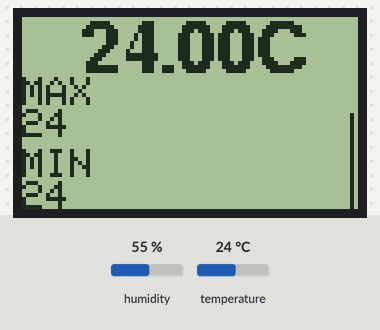
Recording of a sketch running on a simulated Arduino Uno, built with avr-gcc and run on an emulated ATmega328P. On the bench: 84×48 one-colour display. The test bench sets the inputs (shaded band); at power-on: temperature 24 °C, humidity 55 %.

Above: at 10.3 s.
At 17.5 s:
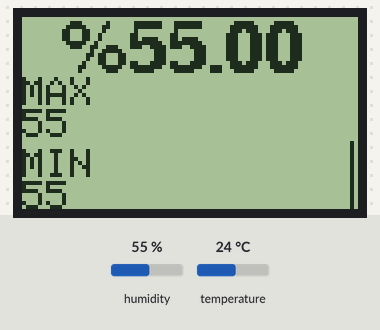
17.6 s: temperature set to 12 °C
At 31.3 s:
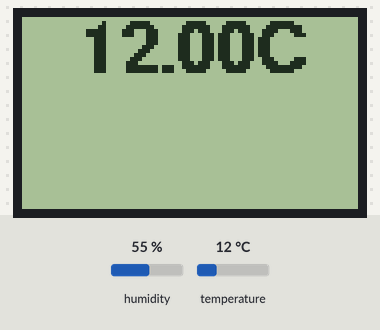
At 32.7 s:
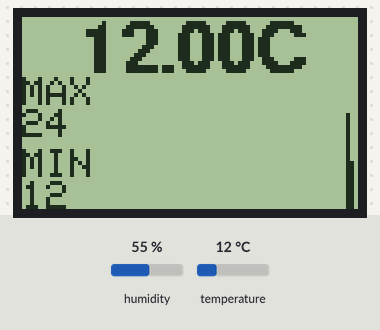
Timing chart, 0 to 34.2 s (numbered marks = the images above; inputs shaded):
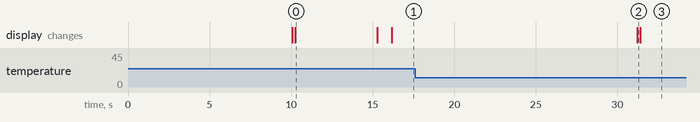

The sketch:

cpu.ino
```cpp
#include <ArduinoJson.h>
#include <SPI.h>
#include <Adafruit_GFX.h>
#include <DHT.h>
#include <DHT22.h>
#include <Adafruit_Sensor.h>
#include <Adafruit_PCD8544.h>
#include <Fonts/FreeSansBold9pt7b.h>

String message = "";
bool messageReady = false;

#define DHTPIN 14
#define DHTTYPE DHT22
#define RST 6
#define CE 2
#define DC 3
#define DIN 4
#define CLK 5

#define VALUEHEIGHT 16
#define GRAPHHEIGHT 24
#define LOGHEIGHT 8
#define GRAPHWIDHT 66
#define VALUESIZE 58
#define VALUETIME 15

Adafruit_PCD8544 display = Adafruit_PCD8544(CLK, DIN, DC, CE, RST);
DHT dht(DHTPIN, DHTTYPE);

int graphStartPixel = 25;
float temperatureStack[VALUESIZE];
float humidityStack[VALUESIZE];

void setup()
{
  Serial.begin(9600);
  display.setFont(&FreeSansBold9pt7b);
  display.begin();
  display.setContrast(30);
  display.clearDisplay();
  display.setCursor(1, 27);
  display.println("Starting...");
  display.display();
  dht.begin();
  for (int i = 0; i < VALUESIZE; i++)
  {
    temperatureStack[i] = 0;
    humidityStack[i] = 0;
  }
}

void showValues(boolean isTemperature)
{
  display.clearDisplay();
  if (isTemperature)
  {
    display.setFont(&FreeSansBold9pt7b);
    display.setCursor(14, 13);
    display.print(temperatureStack[VALUESIZE - 1]);
    display.print("C");
  }
  else
  {

    display.setFont(&FreeSansBold9pt7b);
    display.setCursor(10, 13);
    display.print("%");
    display.println(humidityStack[VALUESIZE - 1]);
  }
  display.display();
  for (int j = 0; j < VALUESIZE; j++)
  {
    if (isTemperature)
    {
      display.writeLine(j + graphStartPixel, (VALUESIZE - 10) - (temperatureStack[j]), j + graphStartPixel, VALUESIZE - 10, BLACK);
      findMaxMinValue(true);
    }
    else
    {
      display.writeLine(j + graphStartPixel, (VALUESIZE - 10) - (humidityStack[j] * 0.3), j + graphStartPixel, VALUESIZE - 10, BLACK);
      findMaxMinValue(false);
    }
  }
  display.display();
}

/**
   Push data to stack
*/
void push(boolean isTemperature, float item)
{

  float tempStack[VALUESIZE + 1];
  for (int i = 0; i < VALUESIZE; i++)
  {
    if (isTemperature)
    {
      tempStack[i] = temperatureStack[i];
    }
    else
    {
      tempStack[i] = humidityStack[i];
    }
  }
  tempStack[VALUESIZE] = 0;
  tempStack[VALUESIZE] = item;
  for (int j = 0; j < VALUESIZE; j++)
  {
    if (isTemperature)
    {
      temperatureStack[j] = tempStack[j + 1];
    }
    else
    {
      humidityStack[j] = tempStack[j + 1];
    }
  }
}

void findMaxMinValue(boolean isTemperature)
{
  float minimumValueTemperature = 0, maximumValueTemperature = 0, minimumValueHumidity = 0, maximumValueHumidity = 0;
  for (int k = VALUESIZE - 1; k > 0; k--)
  {
    if (k == VALUESIZE - 1)
    {
      minimumValueTemperature = temperatureStack[k];
      maximumValueTemperature = temperatureStack[k];
      minimumValueHumidity = humidityStack[k];
      maximumValueHumidity = humidityStack[k];
    }
    if (temperatureStack[k] < minimumValueTemperature && temperatureStack[k] != 0.00)
    {
      minimumValueTemperature = temperatureStack[k];
    }
    if (temperatureStack[k] > maximumValueTemperature)
    {
      maximumValueTemperature = temperatureStack[k];
    }
    if (humidityStack[k] < minimumValueHumidity && humidityStack[k] != 0.00)
    {
      minimumValueHumidity = humidityStack[k];
    }
    if (humidityStack[k] > maximumValueHumidity)
    {
      maximumValueHumidity = humidityStack[k];
    }
  }
  display.setFont();
  if (isTemperature)
  {
    display.setCursor(0, 15);
    display.println("MAX");
    int maximumValueTemperature2 = maximumValueTemperature;
    int minimumValueTemperature2 = minimumValueTemperature;
    float a = 0, b = 0;
    a = maximumValueTemperature - maximumValueTemperature2;
    b = minimumValueTemperature - minimumValueTemperature2;
    if (a >= 0.5)
    {
      maximumValueTemperature2 += 1;
    }
    if (b >= 0.5)
    {
      minimumValueTemperature2 += 1;
    }
    display.println(maximumValueTemperature2);
    display.setCursor(0, 33);
    display.println("MIN");
    display.println(minimumValueTemperature2);
  }
  else
  {
    display.setCursor(0, 15);
    display.println("MAX");
    int maximumValueHumidity2 = maximumValueHumidity;
    int minimumValueHumidity2 = minimumValueHumidity;
    float c = 0, d = 0;
    c = maximumValueHumidity - maximumValueHumidity2;
    d = minimumValueHumidity - minimumValueHumidity2;
    if (c >= 0.5)
    {
      maximumValueHumidity2 += 1;
    }
    if (d >= 0.5)
    {
      minimumValueHumidity2 += 1;
    }
    display.println(maximumValueHumidity2);
    display.setCursor(0, 33);
    display.println("MIN");
    display.println(minimumValueHumidity2);
    display.display();
  }
}

/**
   Reads Temprerature and Humidity from Sensor at dht

   return void
*/
void readTemperatureHumidity()
{
  float temperature, humidity;
  temperature = dht.readTemperature();
  delay(5000);
  humidity = dht.readHumidity();
  delay(5000);
  if (isnan(temperature) || isnan(humidity))
  {
    push(true, 0);
    push(false, 0);
    return;
  }
  push(true, temperature);
  push(false, humidity);
}

void loop()
{
  readTemperatureHumidity();
  showValues(true);
  delay(5000);
  showValues(false);
  delay(5000);
}
```

Measured:
- what the display in image 0 shows lasts 5.0 s, from 10.3 s to 15.3 s
